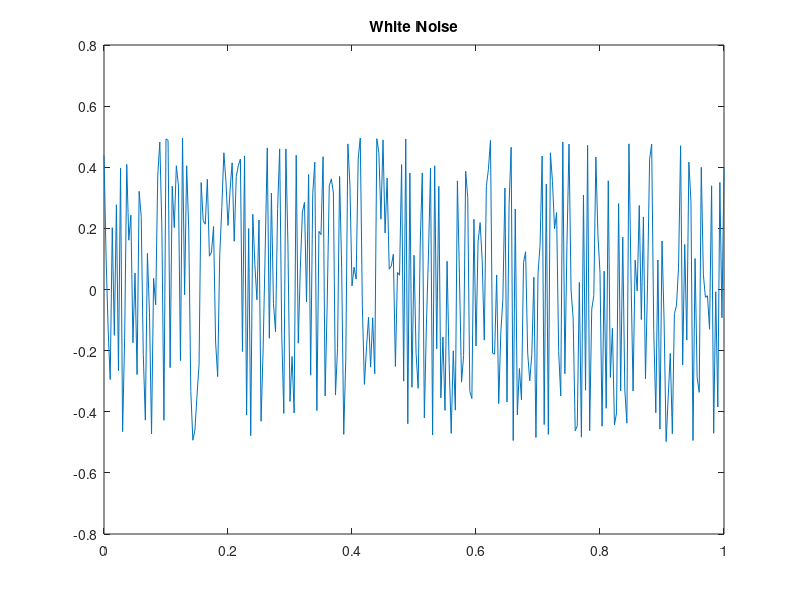
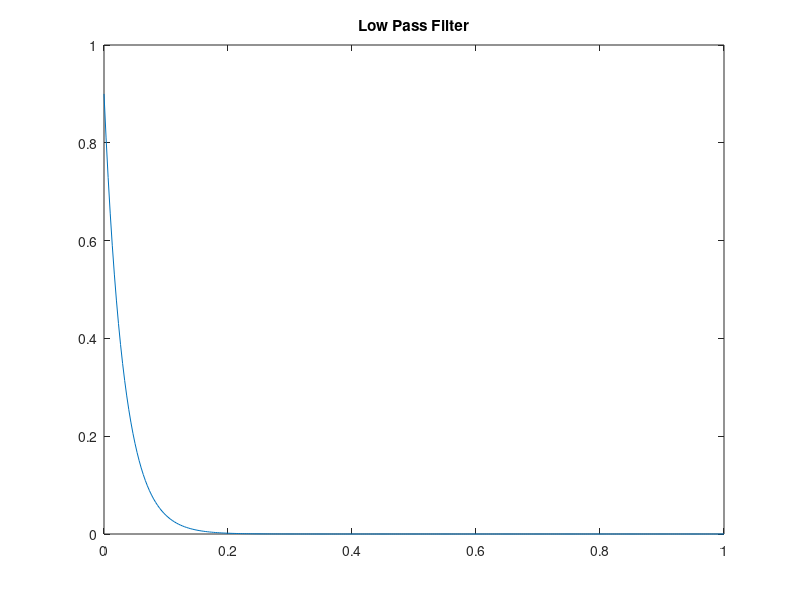
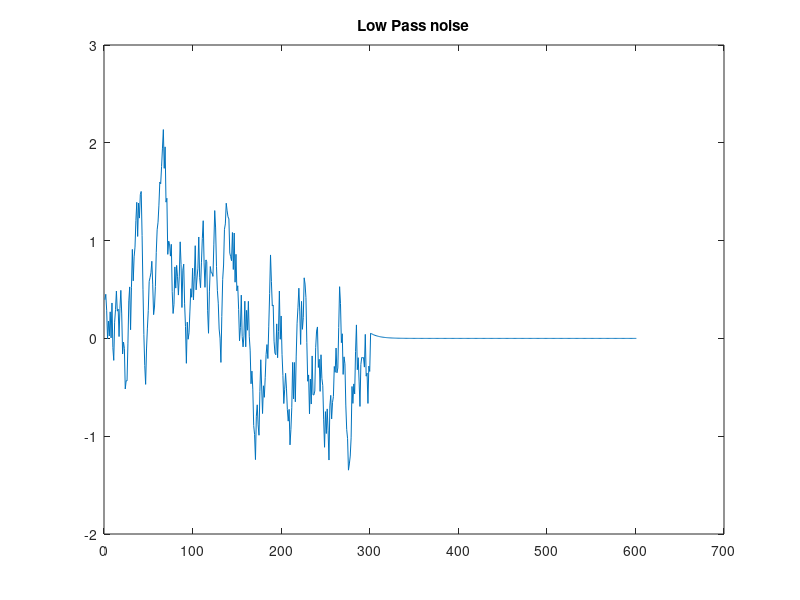
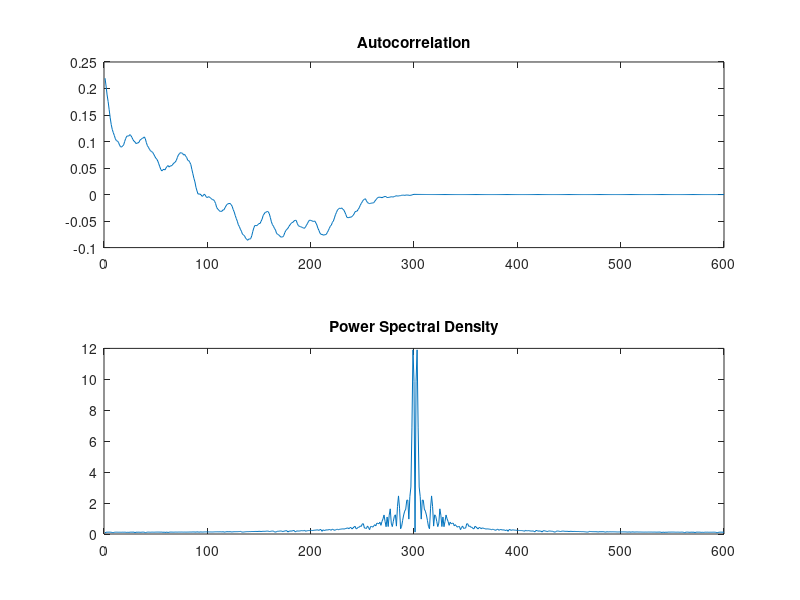

Write the MATLAB code that produced these figures, in order.
clc;
clear;
fs=300;
N=0:1/fs:1;
noise=0.5-rand(1,length(N));
figure (1);
plot(N,noise);
title('White Noise');
for i=1:length(N)
if (i>=0)
    y(i)=power(0.9,i); 
else
    y(i)=0;
end
end

figure(2);
plot(N,y);
title('Low Pass Filter');
figure(3);

cn=conv(noise,y);          %Low pass noise
plot(cn);
title('Low Pass noise');

figure (4);
for k=1:(length(cn)-1)
x1=zeros(1,length(cn));

for i=1:length(cn)
    x1(i+k)=cn(i);
end

s=0;
for i=k:length(cn)
    s=s+(x1(i)*cn(i));
end

avg(k)=s/(length(cn)-k);
end

subplot(211);                     %autocorrelatioin
plot(avg);
title('Autocorrelation');

subplot(212);                   %PSD
psd=abs(fftshift(fft(avg)));
plot(psd);
title('Power Spectral Density');
